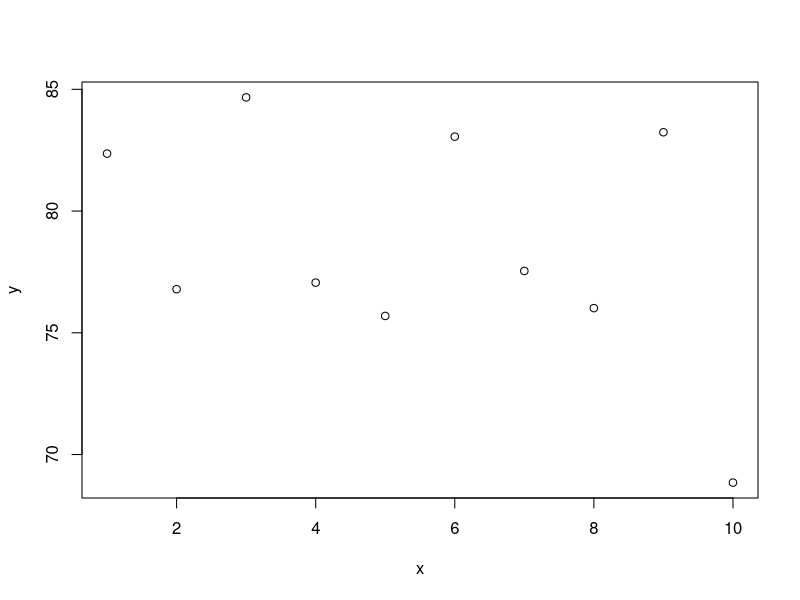

Here is the R script that generated this plot:
# github ------

# Version Control ----

# Git is a distributed version control system.
# instead of saving heaps of files of the same thing over and over (v1, v2, v3) with small changes
# each time, use a version control system that keeps track of ONLY the changes each time.
# You move things from your 'Workspace' where you have heaps of files that you may not use all of,
# you move them to the 'Staging Area', and then to the 'Local repositary'.
# The 'Staging Area' contains JUST the files that you want to use, so you know which is the 'right' file.

# Aspects of github

# 1. 'Workspace' - files here are 'untracked'
# 2. 'Staging Area' - files here are 'staged'
# 3. 'Local Repositary' - files here are 'commited' or 'modidied' (post-committing)
#    (You can also have a 'Remote Repositary' which is where you host it eg. on github so someone can see it)

# In the terminal type:
# git config --global user.name "Tania M Kenyon"
# git config --global user.email "tania.kenyon@uqconnect.edu.au"

x=seq(1, 10, len=10)
y=40*2 + rnorm(10,0,5)
plot(x,y)
